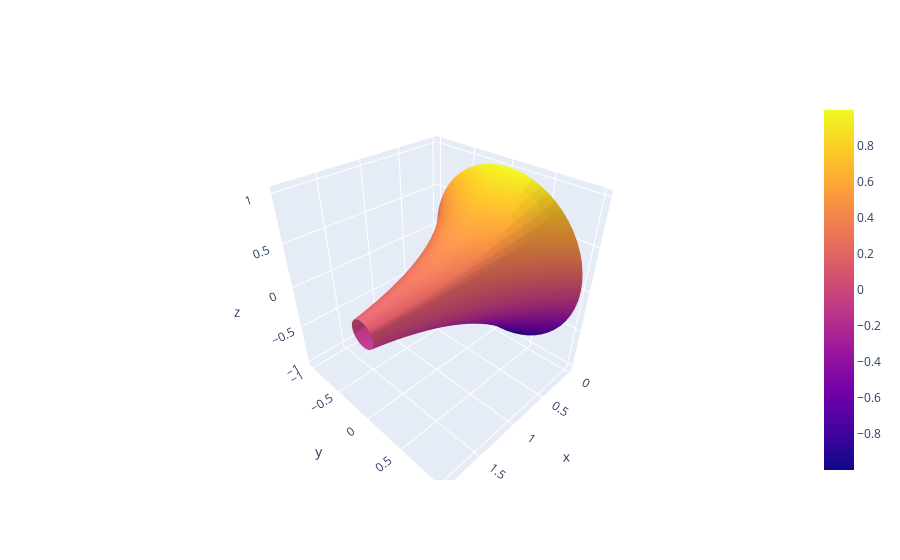

This figure's notebook cell:
### Code cell
fig = go.Figure(data=[go.Surface(z=Z,x=X,y=Y)])
fig.show()

### Figure 1 — Plotly figure (JSON) as saved in the notebook; plotly's stock layout.template omitted (floating-point values rounded to 4 significant figures; data arrays with more than 128 entries replaced by an {"elided": "..."} marker saying what was removed)
{"data": [{"type": "surface", "x": {"elided": "60x20 float values"}, "y": {"elided": "60x20 float values"}, "z": {"elided": "60x20 float values"}}], "layout": {}}
